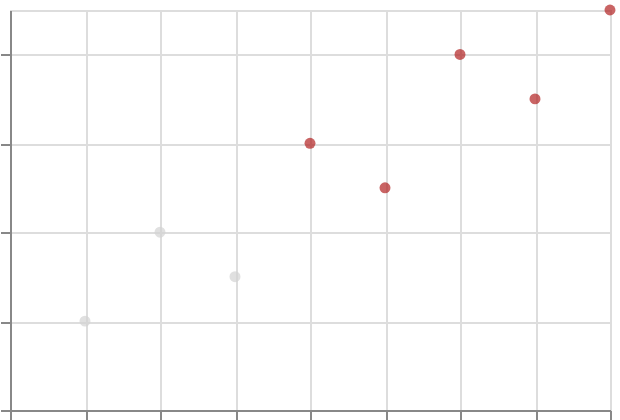

Vega-Lite specification for this chart:
### Vega-Lite specification from a JSON file in a GitHub repository (floating-point values rounded to 4 significant figures)
{"$schema": "https://vega.github.io/schema/vega-lite/v6.json", "padding": 5, "autosize": "none", "width": 300, "height": 200, "data": {"name": "table", "values": [{"c": "A", "g": "p", "x": 1, "y": 2, "v": 5, "t": "2024-01-15", "o": {"v": 3}, "IMDB Rating": 6.1, "d": "x1"}, {"c": "B", "g": "q", "x": 2, "y": 4, "v": 9, "t": "2024-02-20", "o": {"v": 7}, "IMDB Rating": 7.4, "d": "x2"}, {"c": "A", "g": "q", "x": 3, "y": 3, "v": 2, "t": "2024-03-05", "o": {"v": 1}, "IMDB Rating": 5.2, "d": "x1"}, {"c": "C", "g": "p", "x": 4, "y": 6, "v": 7, "t": "2024-05-30", "o": {"v": 4}, "IMDB Rating": 8.8, "d": "x3"}, {"c": "B", "g": "p", "x": 5, "y": 5, "v": 4, "t": "2024-07-11", "o": {"v": 9}, "IMDB Rating": 6.9, "d": "x2"}, {"c": "C", "g": "q", "x": 6, "y": 8, "v": 6, "t": "2024-09-02", "o": {"v": 2}, "IMDB Rating": 7.7, "d": "x3"}, {"c": "A", "g": "p", "x": 7, "y": 7, "v": 8, "t": "2024-11-25", "o": {"v": 5}, "IMDB Rating": 4.4, "d": "x1"}, {"c": "B", "g": "q", "x": 8, "y": 9, "v": 3, "t": "2024-12-31", "o": {"v": 8}, "IMDB Rating": 9.1, "d": "x2"}]}, "mark": {"type": "point", "filled": true}, "encoding": {"x": {"field": "x", "type": "quantitative"}, "y": {"field": "y", "type": "quantitative"}, "fill": {"condition": {"test": "datum.y > 4", "value": "firebrick"}, "value": "lightgrey"}}}
